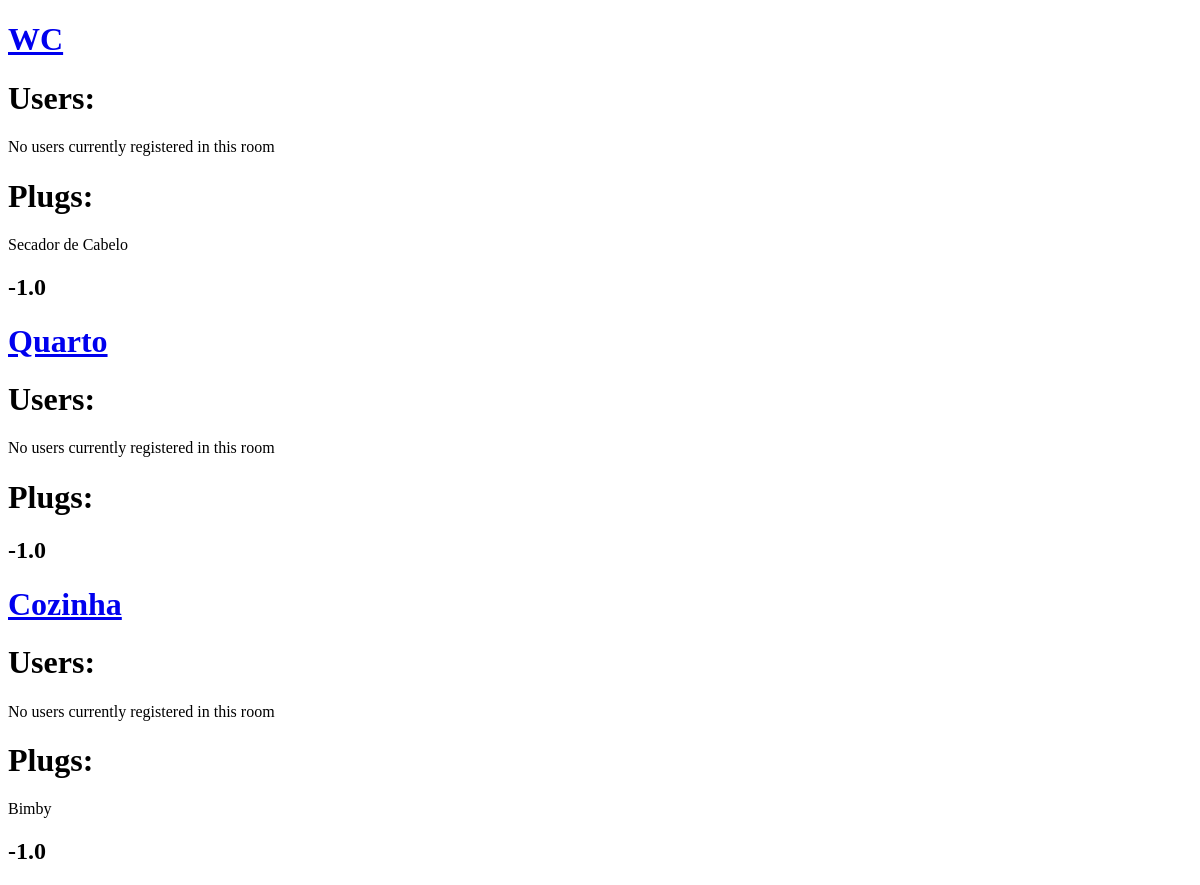
The page /users/ (signed in) on the database as committed earlier.
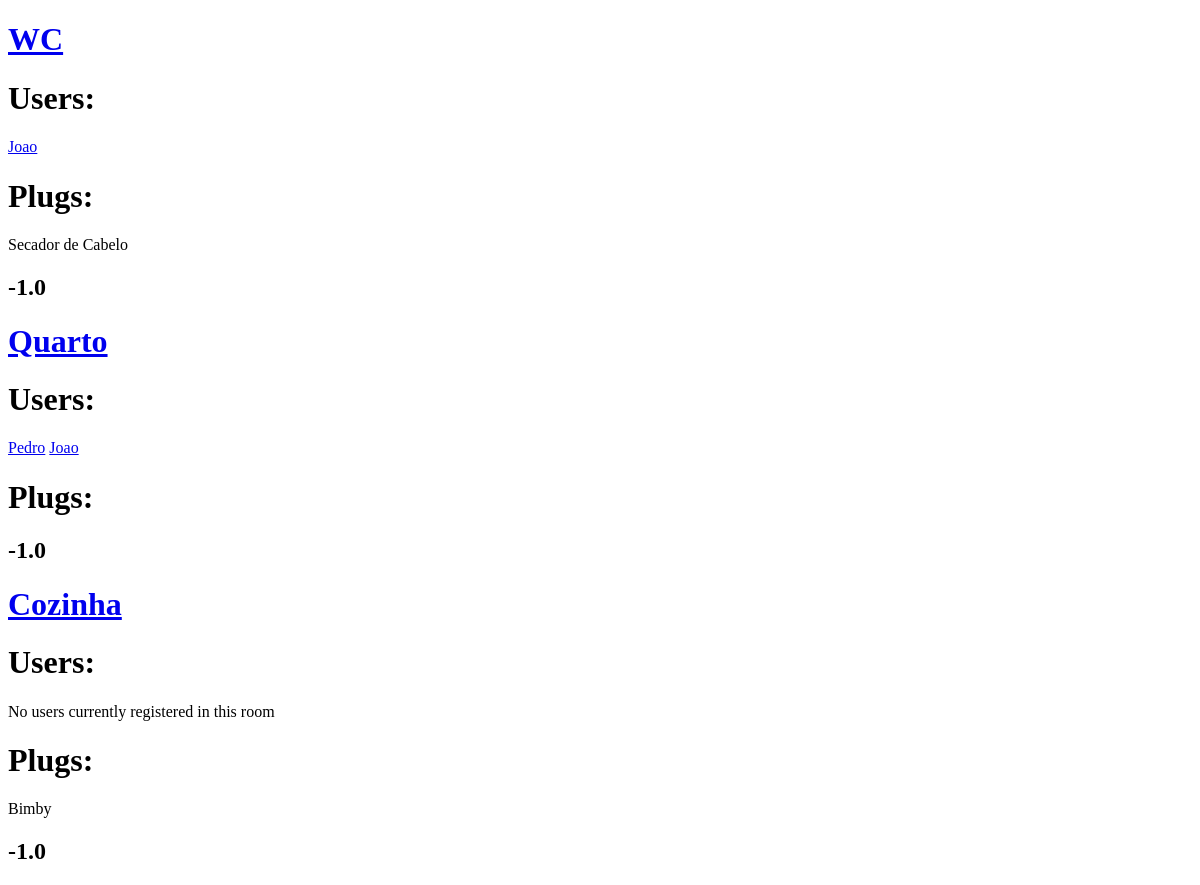
The same page on the database as committed later.
### nodes/models.py (models this page shows)
class Division(models.Model):
    name = models.CharField(max_length=100)
    products = models.ManyToManyField(Plug, blank=True)
    daily_waste = models.FloatField(default=-1.0)
    monthly_waste = models.FloatField(default=-1.0)
    days = models.ManyToManyField(Day, blank=True)

class Plug(models.Model):
    activation_key = models.CharField(max_length=100)
    current_monthly_waste = models.FloatField(default=-1.0)
    current_daily_waste = models.FloatField(default=-1.0)
    on = models.BooleanField(default = True)
    current_day = models.IntegerField(default=-1)
    name = models.CharField(max_length=100)
    days = models.ManyToManyField(Day, blank=True)

### users/models.py (models this page shows)
class Member(models.Model):
    name = models.CharField(max_length=100)
    monthly_waste = models.FloatField(default=-1.0)
    divisions = models.ManyToManyField(Division, blank=True)

### users/views.py (the view)
# urls.py: path('', views.user_page, name="user_page"),
def user_page(request):
    user = request.user
    divisions = user.userprofile.divisions.all()
    members = user.userprofile.members.all()
    return render(request, 'users/user_page.html', {'divisions': divisions, 'members':members})

### users/templates/users/user_page.html (shortened to what this page needs)
<!DOCTYPE html>
<html lang="en" dir="ltr">
  <head>
  </head>
  <body>
    <div class="container">
      {% for div in divisions.all %}
      <div class="row">
        <a href="{% url 'daily_rundown' div.name %}"><h1>{{ div.name }}</h1></a>
        <h1>Users:</h1>
        {% if div.member_set.all.count != 0 %}
          {% for member in div.member_set.all %}
          <a href="{% url 'member_waste' member.name  %}">{{member.name}}</a>
          {% endfor %}
        {% else %}
        <p>No users currently registered in this room</p>
        {% endif %}
        <h1>Plugs:</h1>
        {% for product in div.products.all %}
        <p>{{product.name}}</p>
        {% endfor %}
      </div>
      <h2>{{div.monthly_waste}}</h2>
      {% endfor %}
    </div>
  </body>
</html>

Rows that differ between the two databases and show on the page:
shown differently, row unchanged: Division "WC": no longer shows "No users currently registered in this room"
added Member: name "Joao"
shown differently, row unchanged: Division "Quarto": no longer shows "No users currently registered in this room"
added Member: name "Pedro", shown under Division "Quarto"
